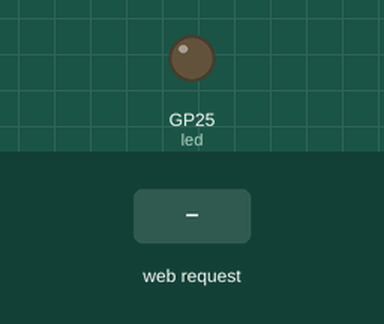
A program run on a simulated Raspberry Pi Pico running MicroPython. Parts: output pins drawn as LEDs (lit = HIGH). The inputs (shaded band) are chosen by the test bench. The board's own WiFi access point starts at once; what the program prints to the serial console is not drawn.

Above: at 1.2 s.
1.3 s: HTTP request GET /on received
At 2.4 s:
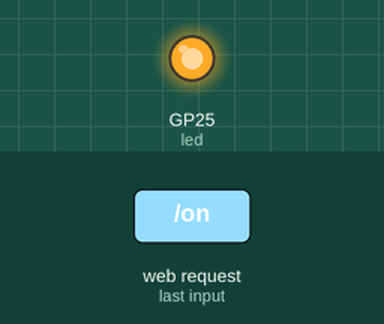
2.8 s: HTTP request GET /off received
At 3.5 s:
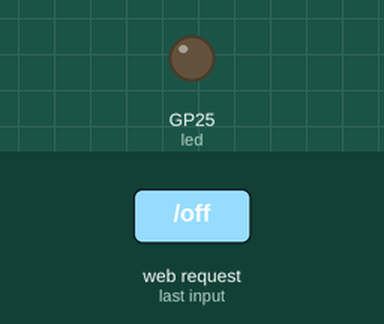
Timing chart, 0 to 5.8 s (numbered marks = the images above; inputs shaded):
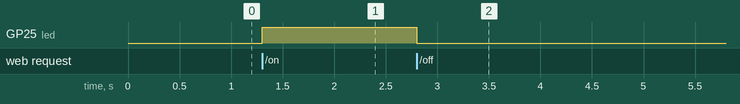

The program:

accesspt.py
```python
import network
import socket
import rp2
from machine import Pin

# Set country
rp2.country('IN')

# Start Access Point mode
ap = network.WLAN(network.AP_IF)
ap.active(True)

# Configure WiFi name and password
ap.config(essid="vishnu", password="23M1152")  # Password must be 8+ chars

print("Access Point started")
print("Connect to WiFi: vishnukumar")
print("Password: password")
print("IP address:", ap.ifconfig()[0])

# LED
led = Pin("LED", Pin.OUT)

# Simple web server
addr = socket.getaddrinfo("0.0.0.0", 80)[0][-1]
s = socket.socket()
s.bind(addr)
s.listen(1)

print("Open this IP in browser:", ap.ifconfig()[0])

while True:
    cl, addr = s.accept()
    request = cl.recv(1024).decode()

    if "/on" in request:
        led.value(1)
    if "/off" in request:
        led.value(0)

    response = """\
HTTP/1.1 200 OK

<html>
    <body>
        <h1>Pico W Access Point</h1>
        <p>
            <a href="/on"><button>LED ON</button></a>
            <a href="/off"><button>LED OFF</button></a>
        </p>
    </body>
</html>
"""

    cl.send(response)
    cl.close()
```

Measured:
- after the input at 1.3 s, GP25 (led): LOW → HIGH at once
- after the input at 2.8 s, GP25 (led): HIGH → LOW at once
